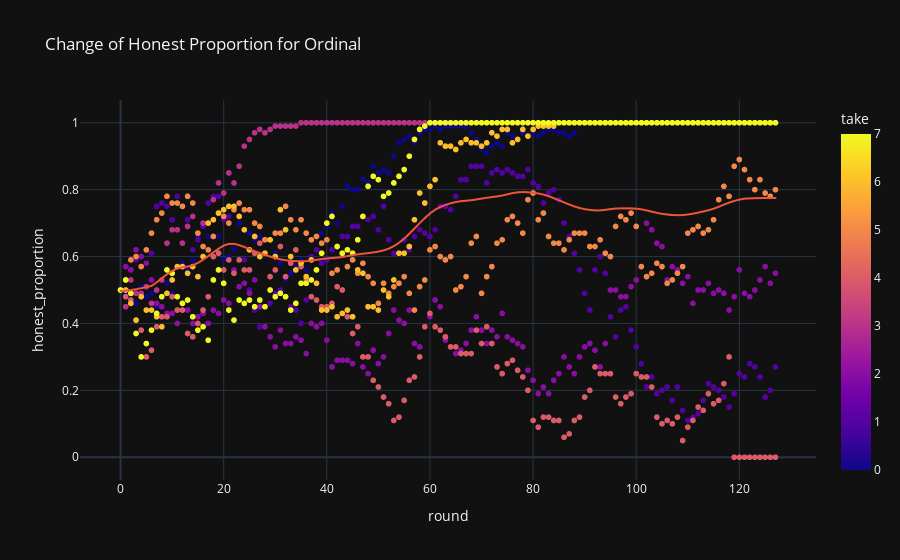

The code cell stored with this chart in its notebook:
### Code cell
# plot change of honest_proportion for ordinal, ddpg, ppo, a2c
px.scatter(data_ord_avg, x="round", y="honest_proportion", color="take",
        title="Change of Honest Proportion for Ordinal", trendline='lowess', trendline_options=dict(frac=0.1))

### Figure 1 — Plotly figure (JSON) as saved in the notebook; plotly's stock layout.template omitted (floating-point values rounded to 4 significant figures; data arrays with more than 128 entries replaced by an {"elided": "..."} marker saying what was removed)
{"data": [{"hovertemplate": "round=%{x}<br>honest_proportion=%{y}<br>take=%{marker.color}<extra></extra>", "legendgroup": "", "marker": {"color": {"elided": "1024 int values"}, "coloraxis": "coloraxis", "symbol": "circle"}, "mode": "markers", "name": "", "showlegend": false, "type": "scattergl", "x": {"elided": "1024 int values"}, "xaxis": "x", "y": {"elided": "1024 float values"}, "yaxis": "y"}, {"hovertemplate": "<b>LOWESS trendline</b><br><br>round=%{x}<br>honest_proportion=%{y} <b>(trend)</b><extra></extra>", "legendgroup": "", "marker": {"symbol": "circle"}, "mode": "lines", "name": "", "showlegend": false, "type": "scattergl", "x": {"elided": "1024 int values"}, "xaxis": "x", "y": {"elided": "1024 float values"}, "yaxis": "y"}], "layout": {"coloraxis": {"colorbar": {"title": {"text": "take"}}, "colorscale": [[0, "#0d0887"], [0.1111, "#46039f"], [0.2222, "#7201a8"], [0.3333, "#9c179e"], [0.4444, "#bd3786"], [0.5556, "#d8576b"], [0.6667, "#ed7953"], [0.7778, "#fb9f3a"], [0.8889, "#fdca26"], [1, "#f0f921"]]}, "legend": {"tracegroupgap": 0}, "title": {"text": "Change of Honest Proportion for Ordinal"}, "xaxis": {"anchor": "y", "domain": [0, 1], "title": {"text": "round"}}, "yaxis": {"anchor": "x", "domain": [0, 1], "title": {"text": "honest_proportion"}}}}
